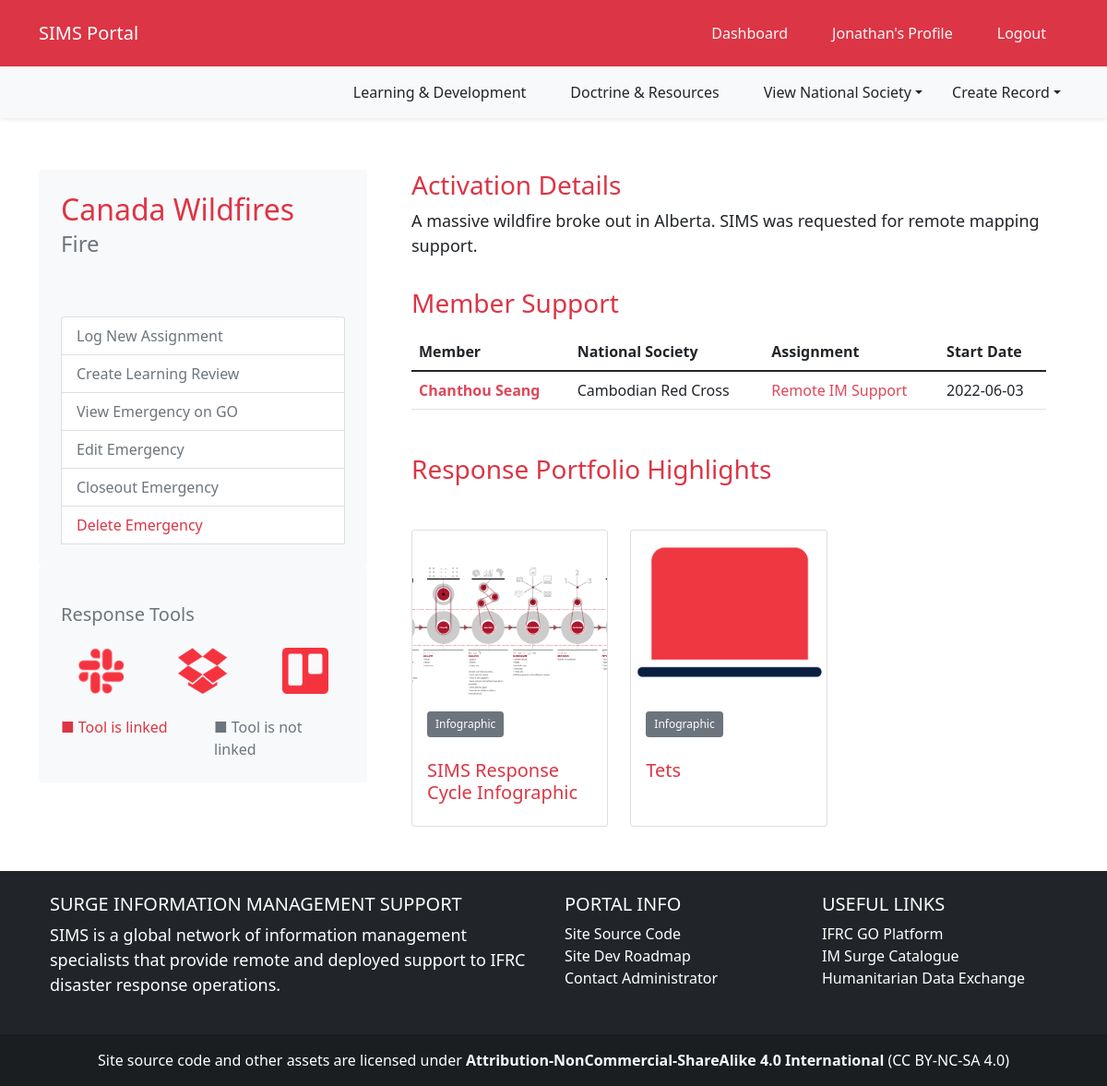
Screenshot of /emergency/1 (signed in) with the database file from the repository.
### SIMS_Portal/models.py (models this page shows, shortened)
class User(db.Model, UserMixin):
	__tablename__ = 'user'
	id = db.Column(db.Integer, primary_key=True)
	firstname = db.Column(db.String(40), nullable=False)
	lastname = db.Column(db.String(40), nullable=False)
	status = db.Column(db.String(20), default='Pending')
	birthday = db.Column(db.Date)
	email = db.Column(db.String(120), unique=True, nullable=False)
	password = db.Column(db.String(60), nullable=False)
	molnix_id = db.Column(db.Integer)
	job_title = db.Column(db.String(120))
	bio = db.Column(db.Text)
	is_admin = db.Column(db.Boolean, default=False)
	roles = db.Column(db.String(1000))
	languages = db.Column(db.String(1000))
	image_file = db.Column(db.String(20), nullable=False, default='default.png')
	twitter = db.Column(db.String(120))
	slack_id = db.Column(db.String(120))
	github = db.Column(db.String(120))
	messaging_number_country_code = db.Column(db.Integer)
	messaging_number = db.Column(db.Integer)
	ns_id = db.Column(db.Integer, db.ForeignKey('nationalsociety.ns_go_id'))
	assignments = db.relationship('Assignment', backref='assigned_member')
	products = db.relationship('Portfolio', backref='creator', lazy=True)
	skills = db.relationship('Skill', secondary='user_skill', backref='members_with_skill')
	languages = db.relationship('Language', secondary='user_language', backref='members_with_language')
	badges = db.relationship('Badge', secondary='user_badge', backref='members_with_badge')
	created_at = db.Column(db.DateTime, server_default=func.now())
	updated_at = db.Column(db.DateTime, onupdate=func.now())

class Emergency(db.Model):
	__tablename__ = 'emergency'
	id = db.Column(db.Integer, primary_key=True)
	emergency_name = db.Column(db.String(100), nullable=False)
	emergency_status = db.Column(db.String(100), nullable=False, default='Active')
	emergency_glide = db.Column(db.String(20))
	emergency_go_id = db.Column(db.Integer)
	emergency_location_id = db.Column(db.Integer)
	emergency_review_id = db.Column(db.Integer)
	activation_details = db.Column(db.String(1000))
	slack_channel = db.Column(db.String)
	dropbox_url = db.Column(db.String)
	trello_url = db.Column(db.String)
	emergency_type_id = db.Column(db.Integer, db.ForeignKey('emergencytype.id'))
	emergency_products = db.relationship('Portfolio', backref='emergency_response', lazy=True)
	assigned_to = db.relationship('Assignment', backref='assigned_emergency', lazy=True)
	created_at = db.Column(db.DateTime, server_default=func.now())
	updated_at = db.Column(db.DateTime, onupdate=func.now())

class EmergencyType(db.Model):
	__tablename__ = 'emergencytype'
	id = db.Column(db.Integer, primary_key=True)
	emergency_type_go_id = db.Column(db.Integer)
	emergency_type_name = db.Column(db.String)
	emergencies = db.relationship('Emergency', backref='emergencies_of_type')
	created_at = db.Column(db.DateTime, server_default=func.now())
	updated_at = db.Column(db.DateTime, onupdate=func.now())

class Assignment(db.Model):
	__tablename__ = 'assignment'
	id = db.Column(db.Integer, primary_key=True)
	role = db.Column(db.String(100))
	start_date = db.Column(db.Date, nullable=False, default=datetime.utcnow)
	end_date = db.Column(db.Date, nullable=False)
	remote = db.Column(db.Boolean)
	assignment_details = db.Column(db.String(1000))
	assignment_status = db.Column(db.String(100), default='Active')
	products = db.relationship('Portfolio', backref='assignment', lazy=True)
	learning = db.relationship('Learning', backref='assignment', uselist=False)
	user_id = db.Column(db.Integer, db.ForeignKey('user.id'))
	emergency_id = db.Column(db.Integer, db.ForeignKey('emergency.id'), default=0)
	created_at = db.Column(db.DateTime, server_default=func.now())
	updated_at = db.Column(db.DateTime, onupdate=func.now())

class NationalSociety(db.Model):
	__tablename__ = 'nationalsociety'
	id = db.Column(db.Integer, primary_key=True)
	ns_name = db.Column(db.String(120), nullable=False)
	country_name = db.Column(db.String(120), nullable=False)
	ns_go_id = db.Column(db.Integer)
	users = db.relationship('User', backref='national_society', lazy=True)
	created_at = db.Column(db.DateTime, server_default=func.now())
	updated_at = db.Column(db.DateTime, onupdate=func.now())

class Portfolio(db.Model):
	__tablename__ = 'portfolio'
	id = db.Column(db.Integer, primary_key=True)
	title = db.Column(db.String(200), nullable=False)
	type = db.Column(db.String(100), nullable=False)
	description = db.Column(db.Text)
	product_status = db.Column(db.String(100), default='Active')
	final_file_location = db.Column(db.String(100), nullable=False)
	asset_file_location = db.Column(db.String(100))
	external = db.Column(db.Boolean, default=False)
	assignment_id = db.Column(db.Integer, db.ForeignKey('assignment.id'))
	creator_id = db.Column(db.Integer, db.ForeignKey('user.id'), nullable=False)
	emergency_id = db.Column(db.Integer, db.ForeignKey('emergency.id'))
	created_at = db.Column(db.DateTime, server_default=func.now())
	updated_at = db.Column(db.DateTime, onupdate=func.now())

### SIMS_Portal/emergencies/routes.py (the view)
@emergencies.route('/emergency/<int:id>', methods=['GET', 'POST'])
@login_required
def view_emergency(id):
	emergency_info = db.session.query(Emergency).filter(Emergency.id == id).first()
	deployments = db.engine.execute("SELECT * FROM assignment JOIN emergency ON emergency.id = assignment.emergency_id JOIN user ON user.id = assignment.user_id JOIN nationalsociety ON nationalsociety.ns_go_id = user.ns_id WHERE emergency.id = :id", {'id': id}).all()
	emergency_type = db.engine.execute("SELECT * FROM emergency JOIN emergencytype ON emergencytype.emergency_type_go_id = emergency.emergency_type_id WHERE emergency.id = :id", {'id': id})
	emergency_portfolio = db.engine.execute("SELECT * FROM portfolio JOIN emergency ON emergency.id = portfolio.emergency_id WHERE emergency.id = :id", {'id': id}).all()
	emergency_type_name = [row.emergency_type_name for row in emergency_type]
	return render_template('emergency.html', title='Emergency View', emergency_info=emergency_info, emergency_type=emergency_type, emergency_type_name=emergency_type_name[0], deployments=deployments, emergency_portfolio=emergency_portfolio)

### SIMS_Portal/models.py (called while the page is built)
@login_manager.user_loader
def load_user(user_id):
	return User.query.get(int(user_id))

### SIMS_Portal/templates/emergency.html (shortened to what this page needs)
{% extends "layout.html" %}
{% block content %}
<div class="container">
	<div class="row my-5">
		<div class="col col-md-4">
			<div class="card border-0 p-4 bg-light">
				<h2 class="text-danger mb-1">{{ emergency_info.emergency_name}}</h2>
				<h4 class="text-secondary mb-3">{{emergency_type_name}}</h4>
				<div class="list-group mt-5">
					<a href="/assignment/new/{{emergency_info.id}}" class="list-group-item list-group-item-action text-secondary">Log New Assignment</a>
					  <a href="#" class="list-group-item list-group-item-action text-secondary">Create Learning Review</a>
					  <a href="https://go.ifrc.org/emergencies/{{ emergency_info.emergency_go_id }}" class="list-group-item list-group-item-action text-secondary">View Emergency on GO</a>
					  {% if current_user.is_admin == 1 %}
					  	<a href="/emergency/edit/{{emergency_info.id}}" class="list-group-item list-group-item-action text-secondary">Edit Emergency</a>
						<a href="#" class="list-group-item list-group-item-action text-secondary" data-toggle="modal" data-target="#confirm-closeout">Closeout Emergency</a>
					  	<a href="#" class="list-group-item list-group-item-action text-danger" data-toggle="modal" data-target="#confirm-delete">Delete Emergency</a>
					  {% endif %}
				</div>
			</div>
			<div class="card border-0 p-4 bg-light">
				<h5 class="text-secondary pt-3">Response Tools</h5>
				<div class="row mt-3 justify-content-center">
					{% if emergency_info.slack_channel == None %}
					<div class="col" align="center"><img src="/static/assets/img/icons/slack.png" height="50px"></div>
					{% else %}
					<div class="col" align="center"><a href='https://slack.com/app_redirect?channel={{emergency_info.slack_channel}}'><img src="/static/assets/img/icons/slack-selected.png" height="50px"></a></div>
					{% endif %}
					{% if emergency_info.dropbox_url == None %}
					<div class="col" align="center"><img src="/static/assets/img/icons/dropbox.png" height="50px"></div>
					{% else %}
					<div class="col" align="center"><a href='{{emergency_info.dropbox_url}}'><img src="/static/assets/img/icons/dropbox-selected.png" height="50px"></a></div>
					{% endif %}
					{% if emergency_info.trello_url == None %}
					<div class="col" align="center"><img src="/static/assets/img/icons/trello.png" height="50px"></div>
					{% else %}
					<div class="col" align="center"><a href='{{emergency_info.trello_url}}'><img src="/static/assets/img/icons/trello-selected.png" height="50px"></a></div>
					{% endif %}
				</div>
				<div class='row mt-4'>
					<div class='col'>
						<div class='text-danger'>■ Tool is linked</div>
					</div>
					<div class='col'>
						<div class='text-secondary'>■ Tool is not linked</div>
					</div>
				</div>
			</div>
		</div>
		<div class="col mx-4">
			<h3 class="text-danger">Activation Details</h3>
			<p class="pb-3">{{emergency_info.activation_details}}</p>
			<div class='mb-5'>
				<h3 class="mb-3 text-danger">Member Support</h3>
				{% if deployment_history_count == 0 %}
					No deployments yet.
				{% else %}
				<table class="table">
				  <thead class="">
					<tr>
					  <th>Member</th>
					  <th>National Society</th>
					  <th>Assignment</th>
					  <th>Start Date</th>
					</tr>
				  </thead>
				  <tbody>
					  {% for deployment in deployments %}
					  <tr>
						<td class="fw-bold"><a href="/profile/view/{{deployment.user_id}}" class="link-danger">{{deployment.firstname}} {{deployment.lastname}}</a></td>
						<td>{{deployment.ns_name}}</td>
						<td><a href='/assignment/{{deployment[0]}}'>{{deployment.role}}</a></td>
						<td>{{deployment.start_date}}</td>
					  </tr>
					  {% endfor %}
				  </tbody>
				</table>
				{% endif %}
			</div>
			<h3 class="mb-3 text-danger">Response Portfolio Highlights</h3>
			<div class="row row-cols-3 row-cols-md-3 g-4 mt-4">
			{% for product in emergency_portfolio %}
				<div class="col d-flex align-items-stretch">
					<a href="/portfolio/view/{{product[0]}}">
					<div class="card" id='portfolio-card' style="width: 18rem;">
					  <img src="/static/assets/portfolio/{{product.final_file_location}}" class="card-img-top" alt="...">
					  <div class="card-body d-flex flex-column">
					  	<div class='pb-4'><button type="button" class="btn btn-secondary btn-sm">{{product.type}}</button></div>
						<h5 class="card-title mt-auto text-danger">{{product.title}}</h5>
						</a>
					  </div>
					</div>
				</div>
			{% endfor %}
{% endblock content %}

### SIMS_Portal/templates/layout.html (shortened to what this page needs)
<!DOCTYPE html>
<html lang="en">
<head>
	<link href="https://cdn.jsdelivr.net/npm/bootstrap@5.1.3/dist/css/bootstrap.min.css" rel="stylesheet">
	<link rel="stylesheet" type="text/css" href="https://cdn.datatables.net/1.12.1/css/jquery.dataTables.css">
	<link rel="stylesheet" type="text/css" href="{{ url_for('static', filename='css/main.css') }}">
	<link rel="stylesheet" href="https://cdn.jsdelivr.net/npm/bootstrap-icons@1.8.3/font/bootstrap-icons.css">
</head>
<body class="d-flex flex-column min-vh-100" data-spy="scroll" data-target=".card" data-offset="50">
	<header>
	<nav id="navbar_top" class="navbar navbar-expand-md navbar-dark bg-danger navbar-static-top py-3">
	 <div class="container">
		{% if current_user.is_authenticated %}
			<a class="navbar-brand" href="/dashboard">SIMS Portal</a>
		{% else %}
			<a class="navbar-brand" href="/">SIMS Portal</a>
		{% endif %}
	  <div class="collapse navbar-collapse" id="main_nav">
		<ul class="navbar-nav ms-auto">
			{% if current_user.is_authenticated %}
				{% if request.path == '/dashboard' %}
					<li class="nav-item px-3"><button type="button" class="btn btn-light">Dashboard</button></li>
				{% else %}
					<li class="nav-item px-3"><a class="nav-link text-light" href="/dashboard"> Dashboard </a></li>
				{% endif %}
				{% if '/profile_edit/' in request.path %}
				<li class="nav-item px-3"> </li>
				{% elif request.path == '/profile' %}
					<li class="nav-item px-3"><button type="button" class="btn btn-light">{{ current_user.firstname }}'s Profile</button></li>
				{% else %}
				<li class="nav-item px-3"><a class="nav-link text-light" href="/profile"> {{ current_user.firstname }}'s Profile </a></li>
				{% endif %}
				<li class="nav-item px-3"><a class="nav-link text-light" href="/logout"> Logout </a></li>
			{% endif %}
		</ul>
	  </div>
	</nav>
	{% if current_user.is_authenticated %}
	<nav id="navbar_top" class="navbar navbar-expand-sm box-shadow shadow-sm navbar-dark bg-light sticky-top mb-2 ">
	 <div class="container">
	  <div class="collapse navbar-collapse" id="main_nav">
		<ul class="navbar-nav ms-auto">
			<li class="nav-item px-3"><a class="nav-link text-dark" href="#">Learning & Development</a></li>
			{% if '/resources' in request.path %}
				<li class="nav-item px-3"><button type="button" class="btn btn-danger">Doctrine & Resources</button></li>
			{% else %}
				<li class="nav-item px-3"><a class="nav-link text-dark" href="{{ url_for('main.resources')}}">Doctrine & Resources</a></li>
			{% endif %}
			<li class="nav-item dropdown px-3">
				<a class="nav-link dropdown-toggle text-dark" href="#" id="navbarDropdown" role="button" data-toggle="dropdown" aria-haspopup="true" aria-expanded="false">View National Society</a>
			</li>
			<li class="nav-item dropdown pl-3">
				<a class="nav-link dropdown-toggle text-dark" href="#" id="navbarDropdown" role="button" data-toggle="dropdown" aria-haspopup="true" aria-expanded="false">Create Record</a>
			</li>
		</ul>
	  </div>
	 </div>
	</nav>
	{% endif %}
	</header>
	{% block content %}{% endblock %}
	<footer class="bg-dark text-white text-center text-lg-start mt-auto">
	  <div class="container p-4">
		<div class="row">
		  <div class="col-lg-6 col-md-12 mb-4 mb-md-0">
			<h5 class="text-uppercase">Surge Information Management Support</h5>
			<p>
			  SIMS is a global network of information management specialists that provide remote and deployed support to IFRC disaster response operations.
			</p>
		  </div>
		  <div class="col-lg-3 col-md-6 mb-4 mb-md-0">
			<h5 class="text-uppercase">Portal Info</h5>
			<ul class="list-unstyled mb-0">
			  <li>
				<a href="https://github.com/JonathanGarro/SIMS-Portal-Neo" class="text-white">Site Source Code</a>
			  </li>
			  <li>
				<a href="https://trello.com/b/zzwVdwoY/sims-portal-development-roadmap" class="text-white">Site Dev Roadmap</a>
			  </li>
			  <li>
				<a href="#!" class="text-white">Contact Administrator</a>
			  </li>
			</ul>
		  </div>
		  <div class="col-lg-3 col-md-6 mb-4 mb-md-0">
			  <h5 class="text-uppercase">Useful Links</h5>
			  <ul class="list-unstyled mb-0">
				<li>
				  <a href="https://go.ifrc.org" class="text-white">IFRC GO Platform</a>
				</li>
				<li>
				  <a href="https://go.ifrc.org/deployments/catalogue/infoMgt" class="text-white">IM Surge Catalogue</a>
				</li>
				<li>
				  <a href="https://data.humdata.org" class="text-white">Humanitarian Data Exchange</a>
				</li>
			  </ul>
			</div>
		</div>
	  </div>
	  <div class="text-center p-3" style="background-color: rgba(0, 0, 0, 0.2);">
		Site source code and other assets are licensed under <a href='http://creativecommons.org/licenses/by-nc-sa/4.0/' class='text-light fw-bold'> Attribution-NonCommercial-ShareAlike 4.0 International</a> (CC BY-NC-SA 4.0)
	  </div>
	</footer>
</body>
</html>

### SIMS_Portal/static/css/main.css (style rules this page uses)
a { text-decoration: none; color: #df4759 }
a:link { text-decoration: none; color: #df4759 }
body { position: relative; }
p { font-size: 18px; }
.card-img-top { width: 100%; height: 15vw; object-fit: cover; }
.btn-sm { font-size: 12px }

### rows the page displays
User: firstname "Jonathan"
Emergency: emergency_name "Canada Wildfires", activation_details "A massive wildfire broke out in Alberta. SIMS was requested for remote mapping support."
EmergencyType: emergency_type_name "Fire"
Assignment: firstname "Chanthou", lastname "Seang", ns_name "Cambodian Red Cross", role "Remote IM Support", start_date "2022-06-03"
Portfolio: final_file_location (picture), type "Infographic", title "SIMS Response Cycle Infographic"
Portfolio: final_file_location (picture), type "Infographic", title "Tets"
